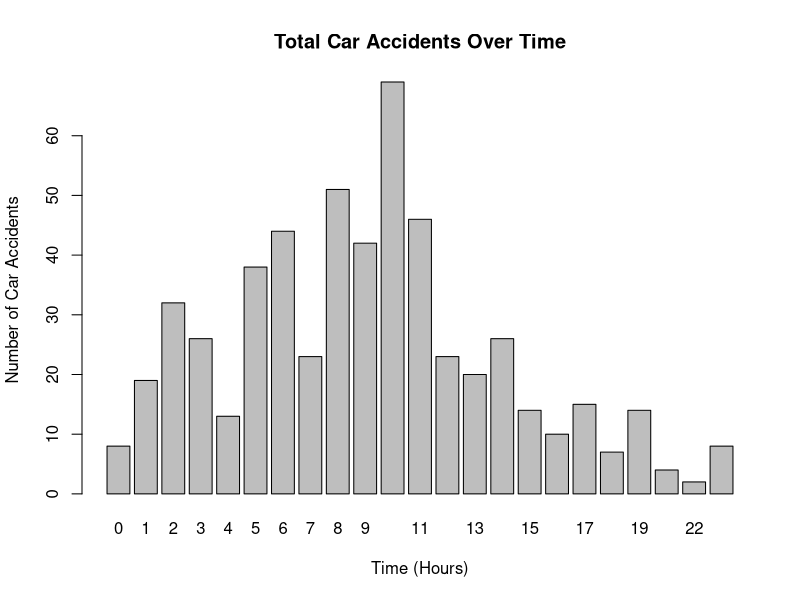
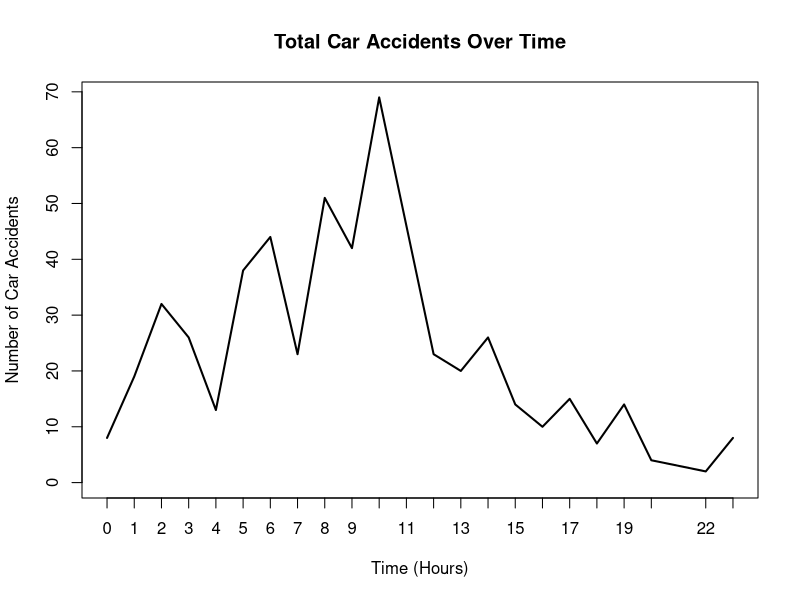

Reproduce these figures in R, in order.
mydata = read.csv("highway0_rain1_visibility9.csv")

hour = mydata$Hour

hour <- table(hour)
barplot(hour, ylab = "Number of Car Accidents", xlab = "Time (Hours)", main = "Total Car Accidents Over Time")
plot(hour, type = "l", ylab = "Number of Car Accidents", xlab = "Time (Hours)", main = "Total Car Accidents Over Time")
